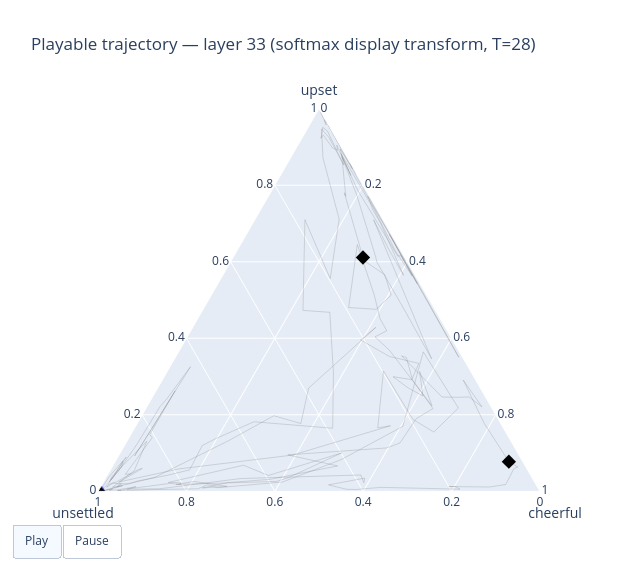

The code cell stored with this chart in its notebook:
### Markdown cell above
**The animation** — the same trajectory as a playable sweep: press Play and watch the token
state tour the triangle phase by phase (every 2nd token, layer 33). This is the "video"
rendition of the phase-space view; the faint line is the full path, diamonds are phase starts.

### Code cell
from emotion_vectors.interactive import trajectory_ternary_animation

trajectory_ternary_animation(
    bary_by_layer[33], emotions, starts,
    title="Playable trajectory — layer 33 (softmax display transform, T=28)",
).show()

### Figure 1 — Plotly figure (JSON) as saved in the notebook; plotly's stock layout.template omitted (floating-point values rounded to 4 significant figures; data arrays with more than 128 entries replaced by an {"elided": "..."} marker saying what was removed)
{"data": [{"a": {"elided": "236 float values"}, "b": {"elided": "236 float values"}, "c": {"elided": "236 float values"}, "hoverinfo": "skip", "line": {"color": "rgba(120,120,120,0.25)", "width": 1}, "mode": "lines", "showlegend": false, "type": "scatterternary"}, {"a": [6.092e-05], "b": [0.9996], "c": [0.0003453], "hoverinfo": "skip", "line": {"color": "#6366f1", "width": 2.5}, "mode": "lines", "showlegend": false, "type": "scatterternary"}, {"a": [6.092e-05], "b": [0.9996], "c": [0.0003453], "hoverinfo": "text", "marker": {"color": "#6366f1", "size": 13}, "mode": "markers+text", "showlegend": false, "text": ["t=0"], "textposition": "top center", "type": "scatterternary"}, {"a": [6.092e-05], "b": [0.9996], "c": [0.0003453], "hoverinfo": "text", "marker": {"color": "black", "size": 11, "symbol": "diamond"}, "mode": "markers", "showlegend": false, "text": ["phase start t=0"], "type": "scatterternary"}, {"a": [0.6111], "b": [0.09496], "c": [0.2939], "hoverinfo": "text", "marker": {"color": "black", "size": 11, "symbol": "diamond"}, "mode": "markers", "showlegend": false, "text": ["phase start t=87"], "type": "scatterternary"}, {"a": [0.0777], "b": [0.03162], "c": [0.8907], "hoverinfo": "text", "marker": {"color": "black", "size": 11, "symbol": "diamond"}, "mode": "markers", "showlegend": false, "text": ["phase start t=175"], "type": "scatterternary"}], "layout": {"height": 580, "ternary": {"aaxis": {"title": {"text": "upset"}}, "baxis": {"title": {"text": "unsettled"}}, "caxis": {"title": {"text": "cheerful"}}}, "title": {"text": "Playable trajectory — layer 33 (softmax display transform, T=28)"}, "updatemenus": [{"buttons": [{"args": [null, {"frame": {"duration": 60, "redraw": true}, "fromcurrent": true, "transition": {"duration": 0}}], "label": "Play", "method": "animate"}, {"args": [[null], {"frame": {"duration": 0}, "mode": "immediate"}], "label": "Pause", "method": "animate"}], "direction": "left", "type": "buttons", "x": 0.05, "y": -0.06}], "width": 620}}
